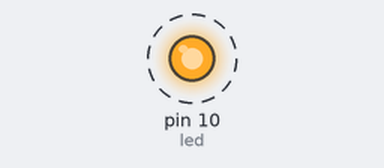
This sketch was run on a simulated Arduino Uno, built with avr-gcc and run on an emulated ATmega328P. On the bench: output pins drawn as LEDs (lit = HIGH). Dashed ring = blinking.

Above: at 0.2 s.
Timing chart, 0 to 3.0 s (numbered marks = the images above):
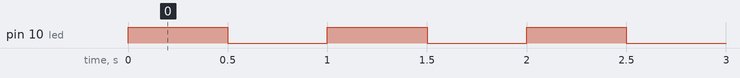

Measured:
- by itself, pin 10 (led): alternates HIGH for 0.50 s and LOW for 0.50 s

The sketch:

ilkled.ino
```cpp
  int led = 10; // Burada ledimizi bağlayacağımız yeri seçerek pine isim veriyoruz. Ben 10 nolu çıkışı seçtim.

  void setup()  //Bu kısımda kullanacağımız pinleri ve giriş mi çıkış mı olacağını ayarlıyoruz.
  {

  pinMode (led, OUTPUT);
  }

  void loop() // Bu kısımda döngü kodunu giriyoruz.
  {
  digitalWrite(led, HIGH);
  delay(500);
  digitalWrite(led, LOW);
  delay(500);
  // döngü, kod bitince tekrar başa döner.
  }
```
